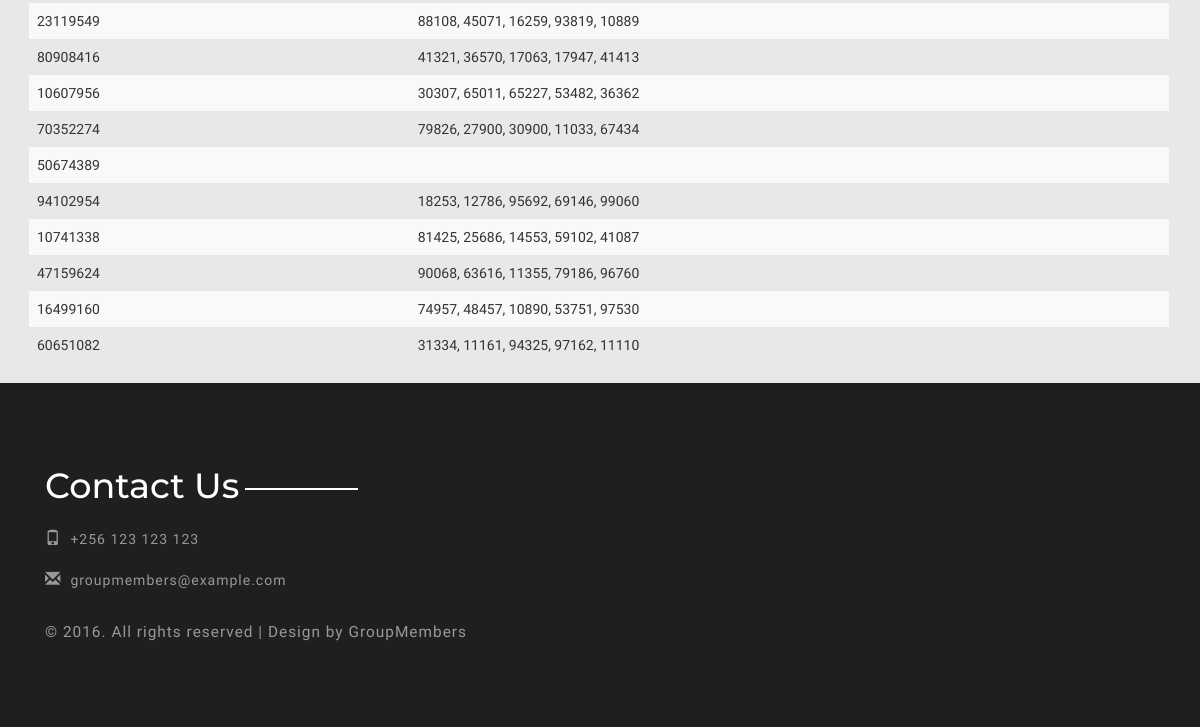
Before: / (lower part) with the older database file.
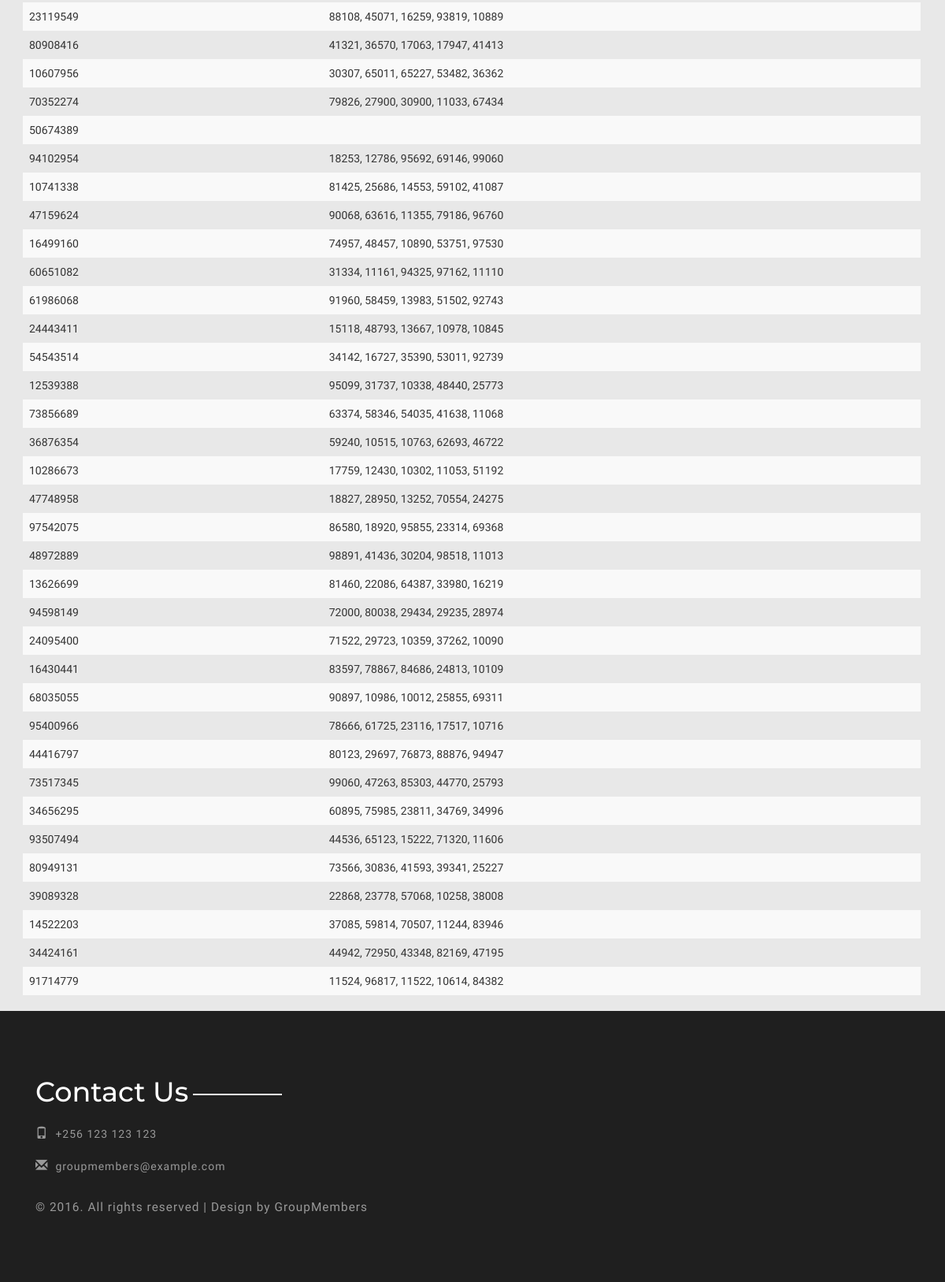
After: the same page with the newer database file.
### myapp/models.py (models this page shows)
class Student(models.Model):
    name = models.CharField(max_length=200)
    def __unicode__(self):
        return self.name

### myapp/views.py (the view)
# urls.py: url(r'^$', views.index, name='index'),
def index(request):
    students = Student.objects.all()
    receipts_list = []
    for x in range(students.count()):
        receipts_list.append(', '.join(map(str, Receipt.objects.filter(student_id=students[x].id))))
    print("receipts#")
    print(receipts_list)
    data = zip(students, receipts_list)
    return render(request, 'index.html', {
        'data': data,
    })

### myapp/models.py (called while the page is built)
    def __unicode__(self):
        return str(self.number)

### templates/index.html (shortened to what this page needs)
{% extends 'base2.html' %}
{% load static %}
{% block content %}
    <div class="services">
        <div class="container">
            <div class="servies-top dsa-margin" style="margin-left: -16px">
             x   <div class="us-ser">
                    <div class=" why-choose">
                        <div class="container">
                            <table class="table table-striped">
                                <tbody>
                                {% for item in data %}
                                    <tr>
                                        <td>{{ item.0 }}</td>
                                        <td>{{ item.1 }}</td>
                                    </tr>
                                {% endfor %}
                                </tbody>
                            </table>
                        </div>
                    </div>
                </div>
            </div>
        </div>
    </div>
{% endblock %}

### templates/base2.html (shortened to what this page needs)
{% load staticfiles %}
<!DOCTYPE html>
<html>
<head>
    {% block head %}
        <link href="{% static 'css/bootstrap.css' %}" rel="stylesheet" type="text/css" media="all"/>
        <link href="{% static 'css/style.css' %}" rel="stylesheet" type="text/css" media="all"/>
    {% endblock %}
</head>
<body>
{% block content %}
{% endblock %}
<div class="footer">
    <div class="container">
        <div class="col-md-6 footer-right">
            <h3>Contact Us</h3>
            <ul class="con-icons">
                <li><span class="glyphicon glyphicon-phone" aria-hidden="true"></span>+256 123 123 123</li>
                <li><a href="mailto:groupmembers@example.com"><span class="glyphicon glyphicon-envelope"
                                                                    aria-hidden="true"></span>groupmembers@example.com</a>
                </li>
            </ul>
            <p class="copy-right">© 2016. All rights reserved | Design by GroupMembers</p>
        </div>
        <div class="clearfix"></div>
    </div>
</div>
</body>
</html>

### myapp/static/css/style.css (style rules this page uses)
body { background:#fff; font-family: 'Catamaran', sans-serif; }
body a { transition: 0.5s all; -webkit-transition: 0.5s all; -o-transition: 0.5s all; -moz-transition: 0.5s all; -ms-transition: 0.5s all; }
ul { padding: 0; margin: 0; }
h1,h2,h3,h4,h5,h6,label,p { margin:0; }
.footer { background:#1F1F1F; padding:6em 0; }
.footer-left h3 ,.footer-right h3 { font-size: 2.5em; font-family: 'Montserrat', sans-serif; color: #fff; }
.footer-left h3:after ,.footer-right h3:after { content:""; display: inline-block; width: 113px; height: 2px; background-color: #fff; vertical-align: middle; margin-left: 1%; }
.copy-right { color: #999; font-size: 1.1em; margin-top: 2em; letter-spacing: 1px; }
ul.con-icons li { color: #999; list-style-type: none; font-size: 1em; margin-bottom: 1.5em; letter-spacing: 1px; }
ul.con-icons li span { font-size: 1.1em; margin-right: 9px; }
ul.con-icons li a { color: #999; text-decoration:none; }
ul.con-icons { margin:1.7em 0; }
.services { background:#E8E8E8; width: 100%; min-height: 750px; display: block; padding: 6em 0 0em; }
.why-choose { margin-top: 3em; }
.servies-top { padding:3em 0 0; }
.us-ser { margin-top: 5em; }
.table > thead > tr > th, .table > tbody > tr > th, .table > tfoot > tr > th, .table > thead > tr > td, .table > tbody > tr > td, .table > tfoot > tr > td { padding: 8px; line-height: 1.42857143; vertical-align: top; border-top: none; }
.dsa-margin { margin-left: 350px; }

Changed rows visible on the page:
added Student: name "61986068", item "91960, 58459, 13983, 51502, 92743"
added Student: name "24443411", item "15118, 48793, 13667, 10978, 10845"
added Student: name "54543514", item "34142, 16727, 35390, 53011, 92739"
added Student: name "12539388", item "95099, 31737, 10338, 48440, 25773"
added Student: name "73856689", item "63374, 58346, 54035, 41638, 11068"
added Student: name "36876354", item "59240, 10515, 10763, 62693, 46722"
added Student: name "10286673", item "17759, 12430, 10302, 11053, 51192"
added Student: name "47748958", item "18827, 28950, 13252, 70554, 24275"
added Student: name "97542075", item "86580, 18920, 95855, 23314, 69368"
added Student: name "48972889", item "98891, 41436, 30204, 98518, 11013"
added Student: name "13626699", item "81460, 22086, 64387, 33980, 16219"
added Student: name "94598149", item "72000, 80038, 29434, 29235, 28974"
added Student: name "24095400", item "71522, 29723, 10359, 37262, 10090"
added Student: name "16430441", item "83597, 78867, 84686, 24813, 10109"
added Student: name "68035055", item "90897, 10986, 10012, 25855, 69311"
added Student: name "95400966", item "78666, 61725, 23116, 17517, 10716"
added Student: name "44416797", item "80123, 29697, 76873, 88876, 94947"
added Student: name "73517345", item "99060, 47263, 85303, 44770, 25793"
added Student: name "34656295", item "60895, 75985, 23811, 34769, 34996"
added Student: name "93507494", item "44536, 65123, 15222, 71320, 11606"
added Student: name "80949131", item "73566, 30836, 41593, 39341, 25227"
added Student: name "39089328", item "22868, 23778, 57068, 10258, 38008"
added Student: name "14522203", item "37085, 59814, 70507, 11244, 83946"
added Student: name "34424161", item "44942, 72950, 43348, 82169, 47195"
added Student: name "91714779", item "11524, 96817, 11522, 10614, 84382"
